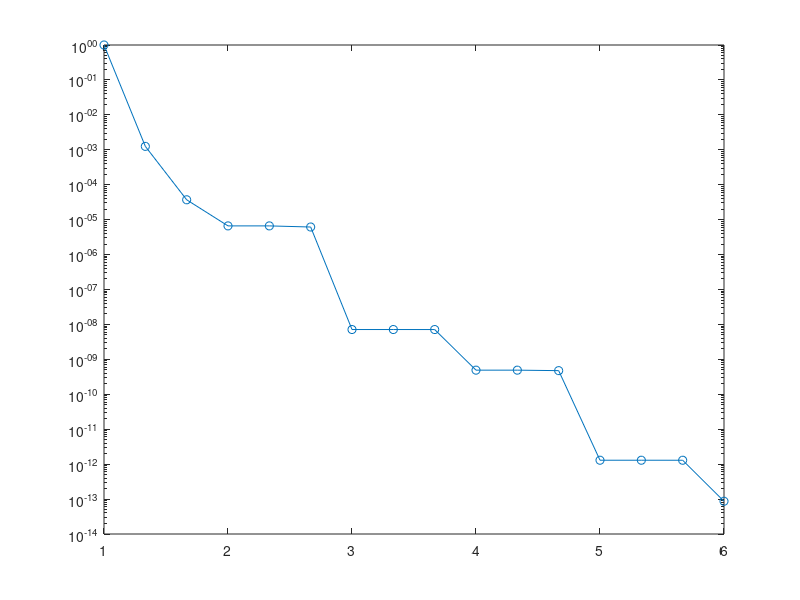

Reproduce this figure in MATLAB. (Note: this script raises an error after producing the figure.)
load west0479                % Load the dataset named 'west0479'
A = west0479;               % Assign the loaded data to A

b = sum(A,2);               % Compute the sum of elements in each row of matrix A, storing the result in vector b

% Use ILUTP preconditioner with drop tolerance of 1e-6 for ILU decomposition to compute matrices L and U for matrix A
[L,U] = ilu(A,struct('type','ilutp','droptol',1e-6));

tol = 1e-12;                % Set the tolerance for the GMRES method to 1e-12
maxit = 20;                 % Set the maximum number of iterations for GMRES to 20
% Call GMRES to solve the linear system Ax=b, with different restart parameters (3, 4, 5), and using ILU preconditioner
[x3,fl3,rr3,it3,rv3] = gmres(A,b,3,tol,maxit,L,U);
[x4,fl4,rr4,it4,rv4] = gmres(A,b,4,tol,maxit,L,U);
[x5,fl5,rr5,it5,rv5] = gmres(A,b,5,tol,maxit,L,U);
fl3, it3, rr3, fl4, it4, rr4, fl5, it5, rr5            % Output the flags fl3, fl4, and fl5 for each solution
%3:5 3=13   4:2 4=8   5:2 4=9 total iterations
% Plot the relative residual in a semi-logarithmic graph to show the convergence of gmres(3), gmres(4), and gmres(5)
semilogy(1:1/3:6,rv3/norm(U\(L\b)),'-o');
h1 = gca;                   % Get handle of the current axes
h1.XTick = (1:6);           % Set the x-axis ticks
title('gmres(N) for N = 3, 4, 5') % Add title to the plot
xlabel('Outer iteration number'); % Label the x-axis
ylabel('Relative residual');      % Label the y-axis
hold on                     % Hold the current figure to add more plots to it
semilogy(1:1/4:3,rv4/norm(U\(L\b)),'-o'); % Add the convergence curve for gmres(4)
semilogy(1:1/5:2.8,rv5/norm(U\(L\b)),'-o'); % Add the convergence curve for gmres(5)
yline(tol,'r--');            % Add a red dashed line to represent the tolerance
hold off                    % Release the current figure
legend('gmres(3)','gmres(4)','gmres(5)','Tolerance') % Add legend
grid on                     % Enable grid lines
